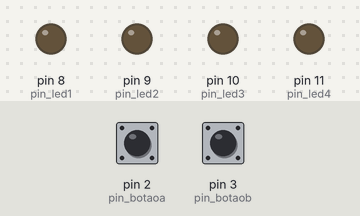
Recording of a sketch running on a simulated Arduino Uno, built with avr-gcc and run on an emulated ATmega328P. Parts: output pins drawn as LEDs (lit = HIGH). The inputs (shaded band) are chosen by the test bench; at power-on: pin 2 (pin_botaoa) LOW, pin 3 (pin_botaob) LOW.

Above: at 1.2 s.
1.3 s: pin 2 (pin_botaoa) pulled HIGH for 0.15 s
At 2.4 s:
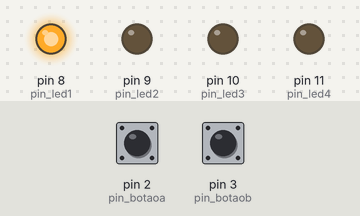
2.9 s: pin 3 (pin_botaob) pulled HIGH for 0.15 s
At 3.6 s:
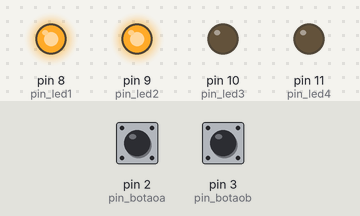
Timing chart, 0 to 5.9 s (numbered marks = the images above; inputs shaded):
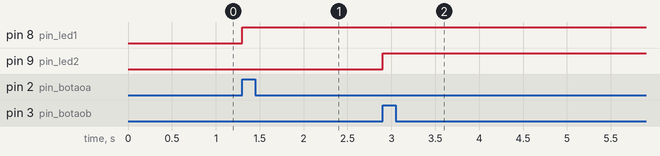

The sketch:

sketch_jun10b.ino
```cpp
// Instalação de um sistema automático de semáforo no cruzamento das ruas A (preferencial) e B.

// Quando houver carros transitando somente na Rua B, o semáforo 2 deverá permanecer verde.
// Quando houver carros transitando somente na Rua A, o semáforo 1 deverá permanecer verde.
// Quando houver carros transitando nas Ruas A e B, o semáforo da Rua A deverá estar verde, pois é preferencial.


#define pin_led1 8
#define pin_led2 9
#define pin_led3 10
#define pin_led4 11
#define pin_botaoa 2
#define pin_botaob 3
#define pin_botaoc 4


void setup() {

  pinMode(pin_led1, OUTPUT);
  pinMode(pin_led2, OUTPUT);
  pinMode(pin_led3, OUTPUT);
  pinMode(pin_led4, OUTPUT);
  pinMode(pin_botaoa, INPUT);
  pinMode(pin_botaob, INPUT);
  Serial.begin(9600);

}

void loop() {

  bool botaoa = digitalRead(pin_botaoa);
  bool botaob = digitalRead(pin_botaob);

   if ((botaoa==1)&&(botaob==1)){
    digitalWrite (pin_led1, 1);
    digitalWrite (pin_led2, 0);
   }

   if ((botaoa==1)&&(botaob==0)){
    digitalWrite (pin_led1, 1);
   }

   if ((botaob == 1)&&(botaoa==0)){
    digitalWrite (pin_led2, 1);
   }


}
```

Measured:
- after the input at 1.3 s, pin 8 (pin_led1): LOW → HIGH at once
- after the input at 2.9 s, pin 9 (pin_led2): LOW → HIGH at once
